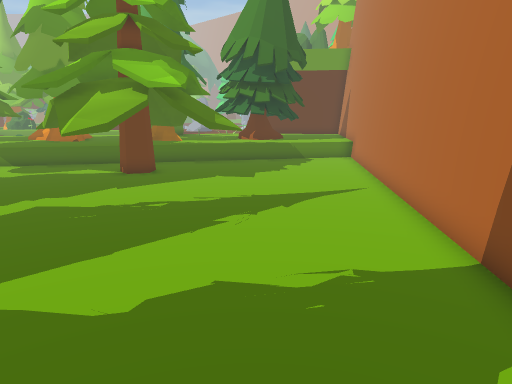
View 1 (above)

23 first-person views from a walk through a scene from a Unity 3-D project. The camera is 1.2 m above the floor, tilts 12° down and sees 70° across. The floor is counted in squares, 0.5 m on a side. Each view is taken from the middle of a square. On the plan, view 1 faces up. The plan holds only what a view shows up to about 20 squares ahead; the rest is blank. The place goes on beyond the plan. The player character is not drawn.

View 2
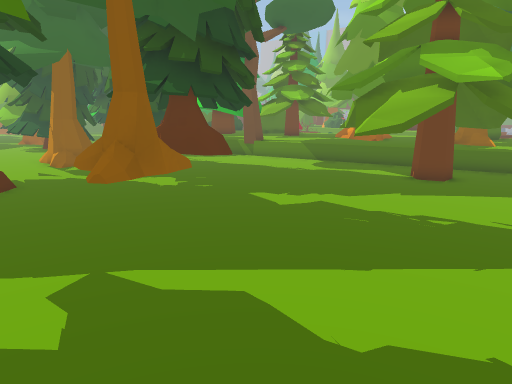

View 3
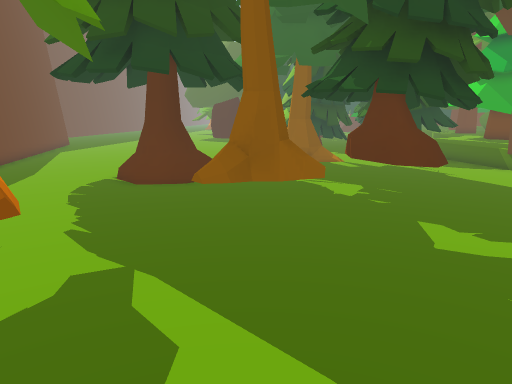

View 4
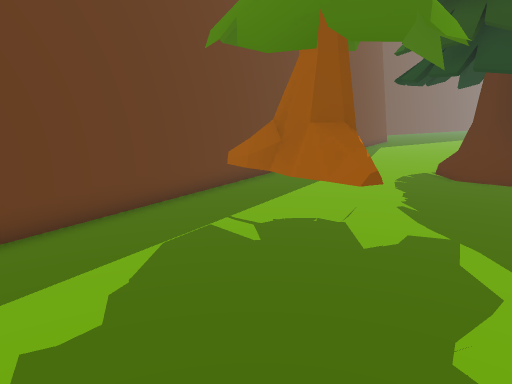

View 5
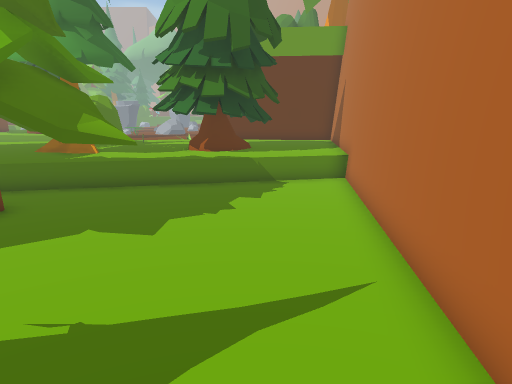

View 6
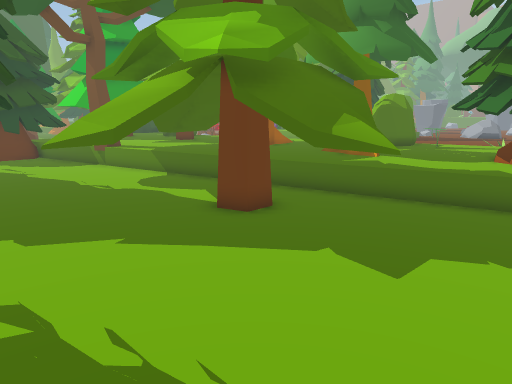

View 7
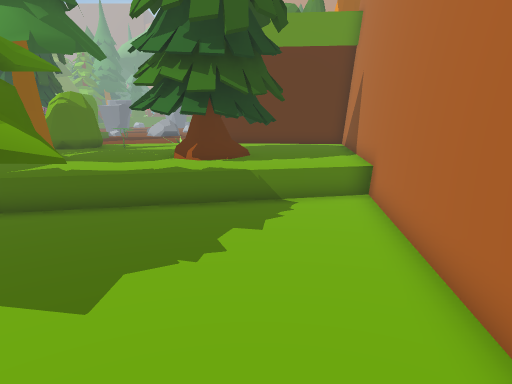

View 8
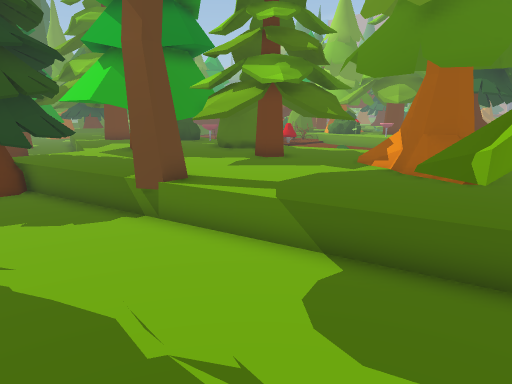

View 9
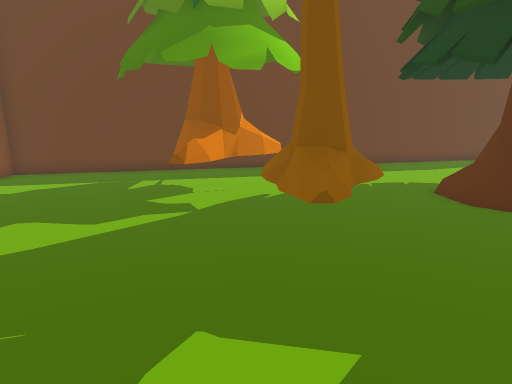

View 10
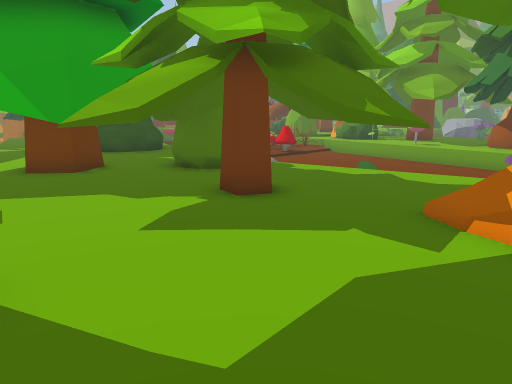

View 11
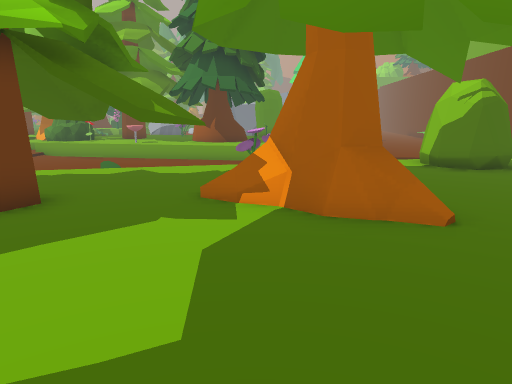

View 12
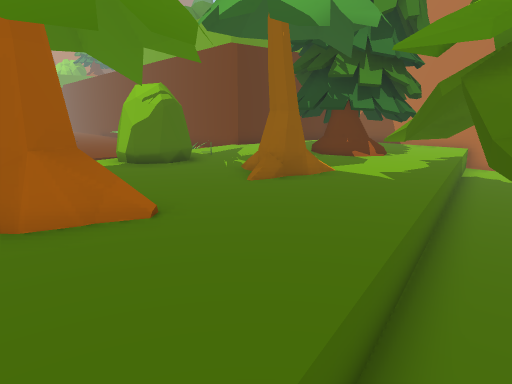

View 13
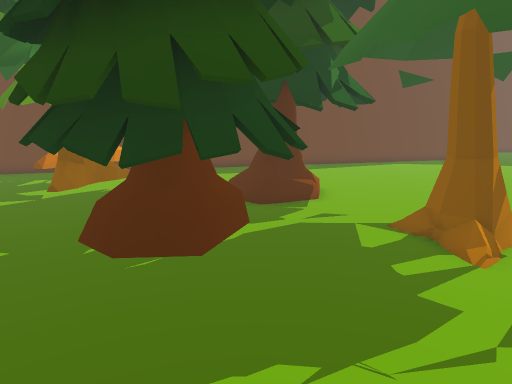

View 14
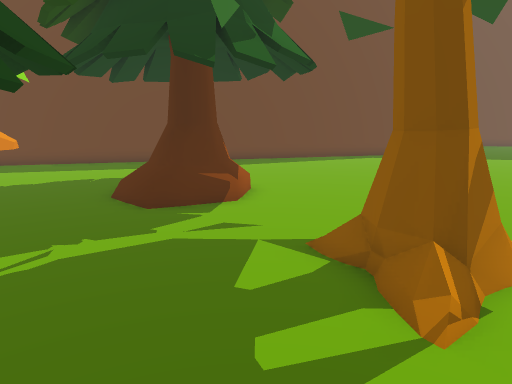

View 15
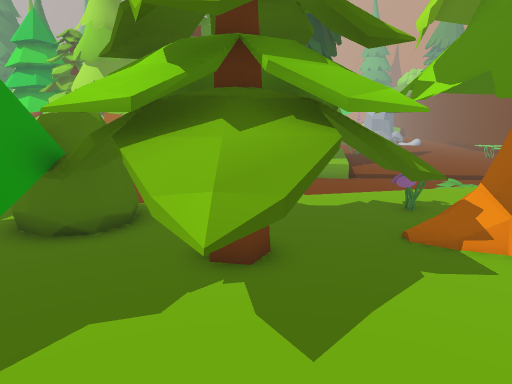

View 16
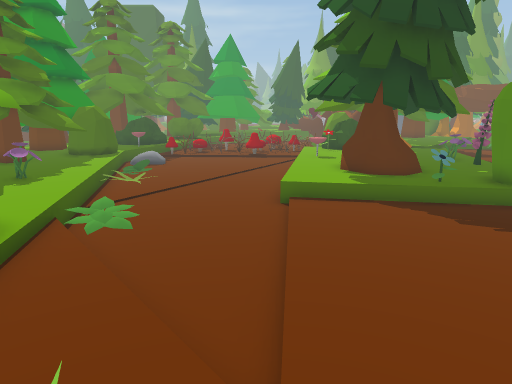

View 17
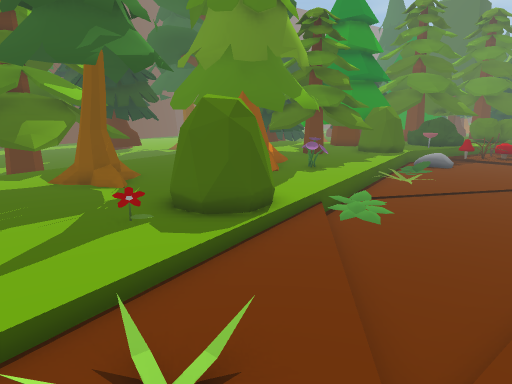

View 18
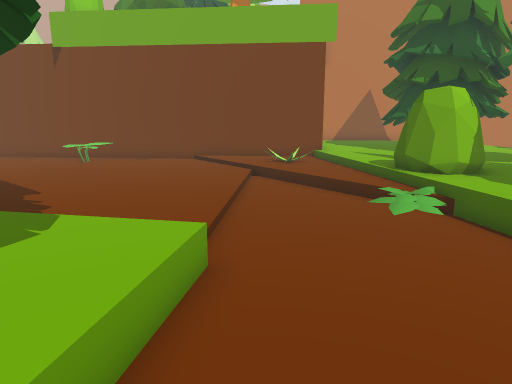

View 19
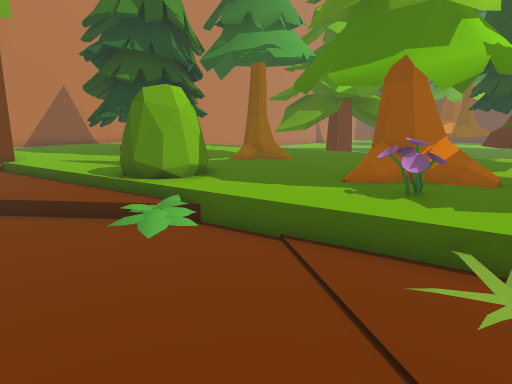

View 20
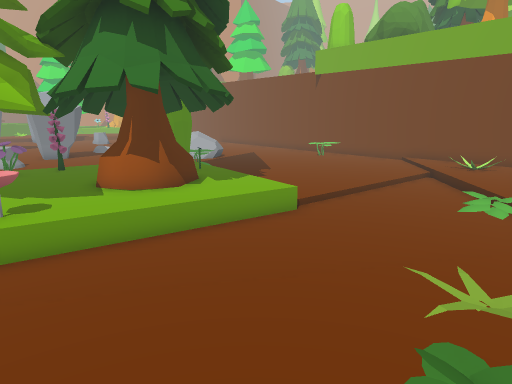

View 21
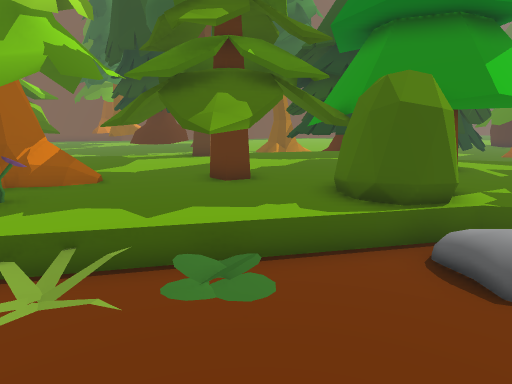

View 22
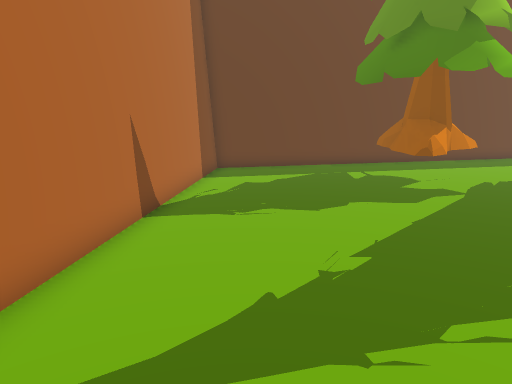

View 23
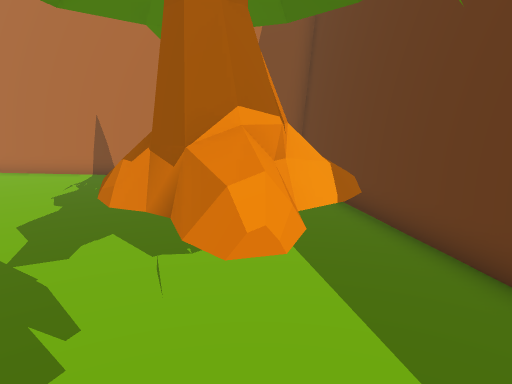

### Floor plan
Key: @ floor where view 1 was taken; # wall or solid block; . main floor; : floor 0.25 m higher than the main floor; + floor 0.5 m higher than the main floor; / step, stairs or slope; = window, fence, low wall or low ledge; O other object.
Columns run from 21 left of view 1 to 7 right of it. Each row starts with its distance up from view 1.
 41    OO+   O  ::::::::O:#
 40  O+OOOOOOO::::::::::::#
 39 OO+OOOOOOO::::::::::: #
 38   OOOOOOO/:::::::::::##
 37 OOOOOOOOO/:::::::::::#
 36 OOOOOOOOO/:::::::::::#
 35 ...OOOOO+/:::::::::::#
 34 ......///.:::::::::::#
 33 ................./:::#
 32 ................/::O:#
 31 .............../:::::#
 30 ............O.//::://#####
 29 .............////+++++++ ####
 28 ....O.O...//+OOO+++++++++++=#
 27 /....///+++++OOOOO+++OO++++##
 26 /////+++OOOO++OO+++OOOOO+++##
 25 OO+OO++OOOOOO+OOOO+OOOOOO++#
 24 OOOOOOOOOOOOO+OOOOOOOOOOO++#
 23 OOOOOOOOOOOOO++OOOOOOOOOO++#
 22 OOOOOOOOOOOOO+OOOOOOOOOO+++#
 21 OOOOOOOOOOOO OOOOOOOOOO+++/#
 20 OOOOOOO+OOOO+++OOOOOOOO/..=#
 19 OO+OO++++++++++OOO........##
 18 O++++++++++++OOOOOOO......##
 17 +++++OO+///.OOOO.OOO......#
 16 OO++/OO....OOOOOOOOOO.....#
 15 OO..........OOOO#.OOO.....#
 14 OO...........OOOOOOO......#
 13 OO...........OOOOOO.......#
 12 OO......OOO....OO.........#
 11   .....OOOOO...O.........##
 10   ....OOOOOO.............##
  9   O...OOOOOO.............#
  8 OOO....OOOOO.............#
  7 OOOO...OOOO..............#
  6 .  .........#O...........#
  5 .....O......OO#..........#
  4  ...O.......#O#..........#
  3 .....:  ................=#
  2 .....O#O:.......O.......##
  1 .....OOO:......#OO......##
  0 .....  O......OOOO...@..#
 -1 .............OOOOO......#
 -2 ..............OOOO......#
 -3 ................O....####
 -4 ................=######
 -5 ............######
 -6 ........######
 -7 ...=######
 -8 #####

Positions as (right, up) in squares from view 1, and headings:
1: (0, 0), facing up
2: (0, 1), facing up-left
3: (0, 5), facing left
4: (2, 5), facing down-left
5: (2, 7), facing up
6: (2, 9), facing up-left
7: (2, 10), facing up
8: (-8, 12), facing up-left
9: (-7, 12), facing down
10: (-12, 17), facing up-left
11: (-13, 16), facing up
12: (-13, 16), facing up-right
13: (-14, 17), facing down
14: (-17, 13), facing down
15: (-17, 16), facing up
16: (-1, 33), facing left
17: (-1, 34), facing down-left
18: (-18, 33), facing right
19: (-16, 33), facing down-right
20: (-21, 27), facing up-right
21: (-18, 32), facing down
22: (1, 14), facing down
23: (-11, -1), facing right
